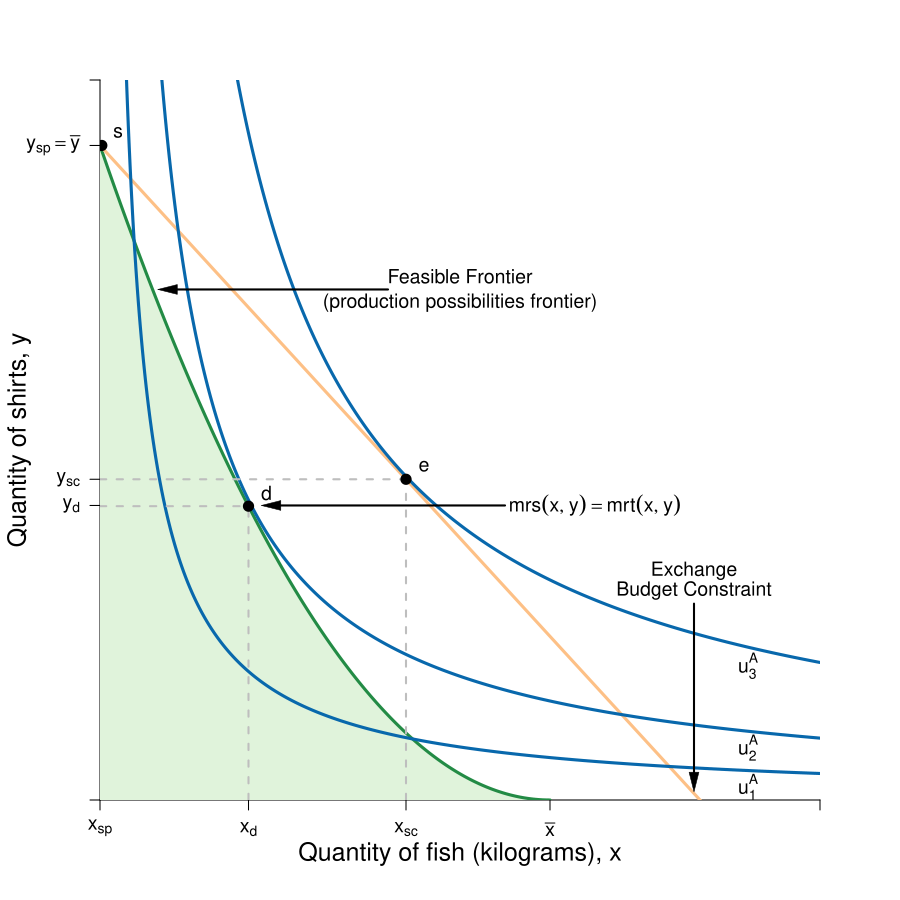

Reproduce this figure in R.
#Graph Designer: Simon Halliday
#Authors: Bowles, Foley and Halliday
#Title: Coordination, Conflict and Competition: A Text in Microeconomics

require(shape)
pdf(file = "bfh-textbook/indmarketdemand/ppf_eos_indiff.pdf", width = 9, height = 9)

#Set parameters for graphics
axislabelsize <- 1.5
labelsize <- 1.2
graphlinewidth <- 3
segmentlinewidth <- 2

COL <- c("#7fc97f", "#beaed4", "#fdc086", "#ffff99", "#386cb0", "#f0027f", "#bf5b17", "#666666")
COLA <- c("#e0f3db", "#99d8c9","#66c2a4","#41ae76", "#238b45", "#005824")
COLB <- c("#4eb3d3", "#2b8cbe", "#0868ac","#084081")

#Edited the margins to cater for the larger LHS labels
par(mar =  c(5, 5, 4, 4))

#Change this to make it log of l 

# ppf <- function(l, k = 0.5) {
#   k * (1/l)
# }

ppf <- function(fish, k = 10/25, alpha = 2, maxfish = 5) {
  k * (fish - maxfish)^alpha 
}
# 
# fishProd <- function(l, k = 0.5){
#   (-k)*l
# }
# 
# feasibleLabor <- function(l, time = 10){
#   -time - l
# }
# 
# manufactureProd <- function(l, k = 0.1, alpha = 2){
#   k * (-l)^alpha
# }

uFn <- function(x, y, alpha = 0.5){
  (x^alpha)*(y^(1-alpha))
}

budgetExchange <- function(x, yintercept = 12, slope = 1){
  yintercept - slope * x
}

xlims <- c(0, 8)
ylims <- c(0, 11)

npts <- 501 
x <- seq(xlims[1], xlims[2], length.out = npts)
y <- seq(ylims[1], ylims[2], length.out = npts) 
a <- c(1.8, 2.75, 4.1)

plot(0, 0, xlim = xlims, ylim = ylims, type = "n",
     xlab = expression(paste("")),
     ylab = expression(paste("")), 
     xaxt = "n", 
     yaxt = "n", 
     cex.lab = axislabelsize, 
     bty = "n", 
     xaxs="i", 
     yaxs="i"
)

# ticksy <- seq(from = 0, to = ylims[2], by = 1)
# ylabels <- seq(from = 0, to = ylims[2], by = 1)
# ticksx <- seq(from = 0, to = xlims[2], by = 1)
# xlabels <- seq(from = 0, to = xlims[2], by = 1)
ticksy <- c(ylims[1], 4.5, 4.9, 10, ylims[2])
ylabels <- c(NA, expression(paste(y[d])), expression(paste(y[sc])),expression(paste(y[sp] == bar(y)))   , NA)
ticksx <- c(xlims[1], 1.65, 3.4, 5,  xlims[2])
xlabels <- c(expression(paste(x[sp])), expression(paste(x[d])), expression(paste(x[sc])), expression(paste(bar(x))), NA)


axis(1, at = ticksx, pos = 0, labels = xlabels, cex.axis = labelsize)
axis(2, at = ticksy, pos = 0, labels = ylabels, las = 1, cex.axis = labelsize)

npts <- 500 
xx1 <- seq(0, 5, length.out = npts)
xx2 <- seq(0, xlims[2], length.out = npts)
xx3 <- seq(xlims[1], 0, length.out = npts)
xx4 <- seq(-11, 0, length.out = npts)

#Draw the polygon for shading the feasible set
xpoly1 <- seq(from = 0, to = 5, length.out = 500)
ypoly1 <- ppf(xpoly1, k = 10/25, alpha = 2, maxfish = 5)
polygon(x = c(xpoly1, rev(xpoly1[1])), y = c(ypoly1, rev(ypoly1)[1]), col=COLA[1], density=NULL, border = NA)

#Draw the graphs
lines(xx1, ppf(xx1, k = 10/25, alpha = 2, maxfish = 5), col = COLA[5], lwd = graphlinewidth)
lines(xx2, budgetExchange(xx2,  yintercept = 10, slope = 1.5), col = COL[3], lwd = graphlinewidth)
#lines(xx3, feasibleLabor(xx3, time = 10), col = COL[3], lwd = graphlinewidth)
#lines(xx4, manufactureProd(xx4, k = 0.1, alpha = 2), col = COLB[4], lwd = graphlinewidth)

#Label axes
mtext(expression(paste("Quantity of fish (kilograms), ", x)), side = 1, line = 2.5, cex = axislabelsize)
text(-0.9, 0.5*ylims[2], expression(paste("Quantity of shirts, ", y)), xpd = TRUE, cex = axislabelsize, srt = 90) 


contour(x, y, 
        outer(x, y, uFn),
        drawlabels = FALSE,
        col = COLB[3],
        lwd = graphlinewidth,
        levels = a, 
        xaxs="i", 
        yaxs="i", 
        add = TRUE)

#Label the indifference curves
text(7.2, 0.2, expression(u[1]^A), cex = labelsize)
text(7.2, 0.8, expression(u[2]^A), cex = labelsize)
text(7.2, 2.05, expression(u[3]^A), cex = labelsize)

#Label point d
text(1.65 + 0.2, ppf(fish = 1.65) +.2, expression(d), cex = labelsize)
segments(1.65, 0, 1.65, ppf(fish = 1.65), lty = 2, col = "gray", lwd = segmentlinewidth)
segments(0, ppf(fish = 1.65), 1.65, ppf(fish = 1.65, k = 10/25, alpha = 2, maxfish = 5), lty = 2, col = "gray", lwd = segmentlinewidth)
points(1.65, ppf(fish = 1.65), pch = 16, col = "black", cex = 1.5)

#Label point e
text(3.4 + 0.2, budgetExchange(3.4,  yintercept = 10, slope = 1.5) +.2, expression(e), cex = labelsize)
segments(3.4, 0, 3.4, budgetExchange(3.4,  yintercept = 10, slope = 1.5), lty = 2, col = "gray", lwd = segmentlinewidth)
segments(0, budgetExchange(3.4,  yintercept = 10, slope = 1.5), 3.4, budgetExchange(3.4,  yintercept = 10, slope = 1.5), lty = 2, col = "gray", lwd = segmentlinewidth)
points(3.4, budgetExchange(3.4,  yintercept = 10, slope = 1.5), pch = 16, col = "black", cex = 1.5)

#Label point s
text(0.2, 10.2, expression(s), cex = labelsize)
points(0.02, 10, pch = 16, col = "black", cex = 1.5)

#Label the feasible frontier
text(4, 8, expression("Feasible Frontier"), cex = labelsize)
text(4, 7.6, expression("(production possibilities frontier)"), cex = labelsize)
Arrows(3.2, 7.8, 0.75, 7.8, col = "black", lty = 1, lwd = 2, arr.type = "triangle", arr.lwd = 0.5)


#Label the exchange constraint
text(6.6, 3.5, expression("Exchange"), cex = labelsize)
text(6.6, 3.2, expression("Budget Constraint"), cex = labelsize)
Arrows(6.6, 3, 6.6, 0.275, col = "black", lty = 1, lwd = 2, arr.type = "triangle", arr.lwd = 0.5)

#Label mrt = mrs
text(5.5, 4.5, expression(paste(mrs(x,y) == mrt(x,y))), cex = labelsize)
Arrows(4.5, 4.5, 1.9, 4.5, col = "black", lty = 1, lwd = 2, arr.type = "triangle", arr.lwd = 0.5)


dev.off()
